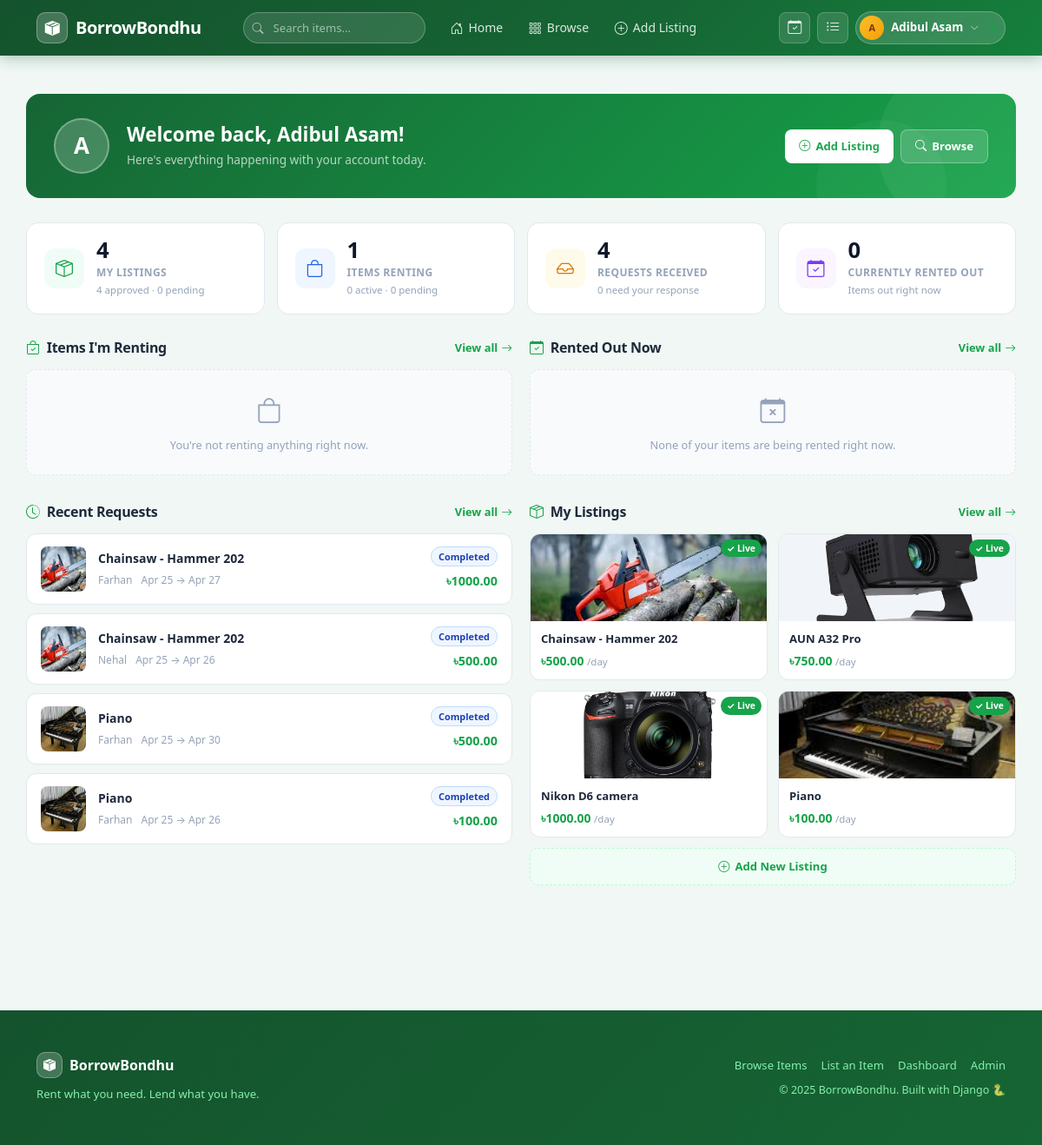
Page /users/dashboard/ (signed in) on the committed database.
### bookings/models.py (models this page shows, shortened)
class Booking(models.Model):
    STATUS_CHOICES = [
        ('pending', 'Pending'),
        ('accepted', 'Accepted'),
        ('rejected', 'Rejected'),
        ('completed', 'Completed'),
    ]
    renter = models.ForeignKey(User, on_delete=models.CASCADE, related_name='bookings')
    listing = models.ForeignKey(Listing, on_delete=models.CASCADE, related_name='bookings')
    start_date = models.DateField()
    end_date = models.DateField()
    status = models.CharField(max_length=20, choices=STATUS_CHOICES, default='pending')
    created_at = models.DateTimeField(auto_now_add=True)
    message = models.TextField(blank=True, help_text="Optional message to the owner")
    def total_days(self):
        return (self.end_date - self.start_date).days or 1
    def total_price(self):
        return self.total_days() * self.listing.price_per_day

### listings/models.py (models this page shows, shortened)
class Listing(models.Model):
    CATEGORY_CHOICES = [
        ('cameras', 'Cameras & Photography'),
        ('electronics', 'Electronics'),
        ('tools', 'Tools & Equipment'),
        ('events', 'Event Equipment'),
        ('sports', 'Sports & Outdoors'),
        ('other', 'Other'),
    ]
    owner = models.ForeignKey(User, on_delete=models.CASCADE, related_name='listings')
    title = models.CharField(max_length=200)
    description = models.TextField()
    category = models.CharField(max_length=50, choices=CATEGORY_CHOICES)
    price_per_day = models.DecimalField(max_digits=10, decimal_places=2)
    location = models.CharField(max_length=200)
    image = models.ImageField(upload_to='listings/', blank=True, null=True)
    is_available = models.BooleanField(default=True)
    approved = models.BooleanField(default=False)
    created_at = models.DateTimeField(auto_now_add=True)

### users/views.py (the view)
# urls.py: path('dashboard/',views.dashboard_view, name='dashboard'),
@login_required
def dashboard_view(request):
    from django.utils import timezone
    today = timezone.now().date()
    my_listings     = Listing.objects.filter(owner=request.user).order_by('-created_at')
    approved_count  = my_listings.filter(approved=True).count()
    pending_count   = my_listings.filter(approved=False).count()
    my_rents        = Booking.objects.filter(renter=request.user).select_related('listing').order_by('-created_at')
    active_rents    = my_rents.filter(status='accepted')
    pending_rents   = my_rents.filter(status='pending')
    my_requests     = Booking.objects.filter(listing__owner=request.user).select_related('listing', 'renter').order_by('-created_at')
    pending_requests= my_requests.filter(status='pending')
    active_requests = my_requests.filter(status='accepted')
    currently_rented = my_requests.filter(
        status='accepted',
        start_date__lte=today,
        end_date__gte=today
    )
    recent_rents    = my_rents[:5]
    recent_requests = my_requests[:5]
    recent_listings = my_listings[:4]
    return render(request, 'users/dashboard.html', {
        'my_listings':        my_listings,
        'approved_count':     approved_count,
        'pending_count':      pending_count,
        'my_rents':           my_rents,
        'active_rents':       active_rents,
        'pending_rents':      pending_rents,
        'my_requests':        my_requests,
        'pending_requests':   pending_requests,
        'active_requests':    active_requests,
        'currently_rented':   currently_rented,
        'recent_rents':       recent_rents,
        'recent_requests':    recent_requests,
        'recent_listings':    recent_listings,
    })

### templates/users/dashboard.html (shortened to what this page needs)
{% extends 'base.html' %}
{% block content %}
<div class="container dash-page">
  <div class="dash-header">
    <div class="dash-avatar">
      {% if request.user.first_name %}{{ request.user.first_name|first|upper }}{% else %}{{ request.user.username|first|upper }}{% endif %}
    </div>
    <div class="dash-header-text">
      <h2>Welcome back, {{ request.user.first_name|default:request.user.username }}!</h2>
      <p>Here's everything happening with your account today.</p>
    </div>
    <div class="dash-header-actions">
      <a href="{% url 'listing_create' %}" class="dash-btn-white">
        <i class="bi bi-plus-circle"></i> Add Listing
      </a>
      <a href="{% url 'listing_list' %}" class="dash-btn-outline">
        <i class="bi bi-search"></i> Browse
      </a>
    </div>
  </div>
  <div class="stats-grid">
    <a href="{% url 'my_listings' %}" class="stat-card">
      <div class="stat-icon green"><i class="bi bi-box-seam"></i></div>
      <div>
        <div class="stat-val">{{ my_listings.count }}</div>
        <div class="stat-label">My Listings</div>
        <div class="stat-sublabel">{{ approved_count }} approved · {{ pending_count }} pending</div>
      </div>
    </a>
    <a href="{% url 'my_bookings' %}" class="stat-card">
      <div class="stat-icon blue"><i class="bi bi-bag"></i></div>
      <div>
        <div class="stat-val">{{ my_rents.count }}</div>
        <div class="stat-label">Items Renting</div>
        <div class="stat-sublabel">{{ active_rents.count }} active · {{ pending_rents.count }} pending</div>
      </div>
    </a>
    <a href="{% url 'my_bookings' %}" class="stat-card">
      <div class="stat-icon amber"><i class="bi bi-inbox"></i></div>
      <div>
        <div class="stat-val">{{ my_requests.count }}</div>
        <div class="stat-label">Requests Received</div>
        <div class="stat-sublabel">{{ pending_requests.count }} need your response</div>
      </div>
    </a>
    <div class="stat-card">
      <div class="stat-icon purple"><i class="bi bi-calendar-check"></i></div>
      <div>
        <div class="stat-val">{{ currently_rented.count }}</div>
        <div class="stat-label">Currently Rented Out</div>
        <div class="stat-sublabel">Items out right now</div>
      </div>
    </div>
  </div>
  <div class="dash-two-col dash-section">
    <div>
      <div class="section-header">
        <h3 class="section-title"><i class="bi bi-bag-check"></i> Items I'm Renting</h3>
        <a href="{% url 'my_bookings' %}" class="section-link">View all <i class="bi bi-arrow-right"></i></a>
      </div>
      {% if active_rents %}
        {% for booking in active_rents|slice:":3" %}
        <div class="active-rental-card">
          {% if booking.listing.image %}
            <img src="{{ booking.listing.image.url }}" class="dash-thumb" alt="">
          {% else %}
            <div class="dash-thumb-placeholder">📦</div>
          {% endif %}
          <div class="dash-booking-info">
            <div class="dash-booking-title">{{ booking.listing.title }}</div>
            <div class="dash-booking-meta">
              <span><i class="bi bi-calendar3"></i> Until {{ booking.end_date|date:"M d, Y" }}</span>
            </div>
            <div style="margin-top:5px;">
              <span class="active-rental-badge">Live</span>
            </div>
          </div>
          <div class="dash-booking-right">
            <div class="dash-price">৳{{ booking.total_price }}</div>
            <a href="{% url 'listing_detail' booking.listing.pk %}" style="font-size:0.72rem;color:#94a3b8;text-decoration:none;">View Item</a>
          </div>
        </div>
        {% endfor %}
      {% else %}
      <div class="mini-empty">
        <i class="bi bi-bag"></i>
        <p>You're not renting anything right now.</p>
      </div>
      {% endif %}
    </div>
    <div>
      <div class="section-header">
        <h3 class="section-title"><i class="bi bi-calendar-check"></i> Rented Out Now</h3>
        <a href="{% url 'my_bookings' %}" class="section-link">View all <i class="bi bi-arrow-right"></i></a>
      </div>
      {% if currently_rented %}
        {% for booking in currently_rented|slice:":3" %}
        <div class="active-rental-card">
          {% if booking.listing.image %}
            <img src="{{ booking.listing.image.url }}" class="dash-thumb" alt="">
          {% else %}
            <div class="dash-thumb-placeholder">📦</div>
          {% endif %}
          <div class="dash-booking-info">
            <div class="dash-booking-title">{{ booking.listing.title }}</div>
            <div class="dash-booking-meta">
              <span>
                Rented by
                {% if booking.renter.first_name %}{{ booking.renter.first_name }}{% else %}{{ booking.renter.username }}{% endif %}
              </span>
              <span><i class="bi bi-calendar3"></i> Until {{ booking.end_date|date:"M d, Y" }}</span>
            </div>
            <div style="margin-top:5px;">
              <span class="active-rental-badge">Live</span>
            </div>
          </div>
          <div class="dash-booking-right">
            <div class="dash-price">৳{{ booking.total_price }}</div>
            <a href="{% url 'booking_action' booking.pk 'complete' %}" style="font-size:0.72rem;color:#16a34a;font-weight:600;text-decoration:none;">Mark Done</a>
          </div>
        </div>
        {% endfor %}
      {% else %}
      <div class="mini-empty">
        <i class="bi bi-calendar-x"></i>
        <p>None of your items are being rented right now.</p>
      </div>
      {% endif %}
    </div>
  </div>
  <div class="dash-two-col">
    <div class="dash-section">
      <div class="section-header">
        <h3 class="section-title"><i class="bi bi-clock-history"></i> Recent Requests</h3>
        <a href="{% url 'my_bookings' %}" class="section-link">View all <i class="bi bi-arrow-right"></i></a>
      </div>
      {% for booking in recent_requests %}
      <div class="dash-booking-card">
        {% if booking.listing.image %}
          <img src="{{ booking.listing.image.url }}" class="dash-thumb" alt="">
        {% else %}
          <div class="dash-thumb-placeholder">📦</div>
        {% endif %}
        <div class="dash-booking-info">
          <div class="dash-booking-title">{{ booking.listing.title }}</div>
          <div class="dash-booking-meta">
            <span>
              {% if booking.renter.first_name %}{{ booking.renter.first_name }}{% else %}{{ booking.renter.username }}{% endif %}
            </span>
            <span>{{ booking.start_date|date:"M d" }} → {{ booking.end_date|date:"M d" }}</span>
          </div>
        </div>
        <div class="dash-booking-right">
          <span class="s-badge {{ booking.status }}">{{ booking.get_status_display }}</span>
          <div class="dash-price">৳{{ booking.total_price }}</div>
        </div>
      </div>
      {% empty %}
      <div class="mini-empty">
        <i class="bi bi-inbox"></i>
        <p>No booking requests on your items yet.</p>
      </div>
      {% endfor %}
    </div>
    <div class="dash-section">
      <div class="section-header">
        <h3 class="section-title"><i class="bi bi-box-seam"></i> My Listings</h3>
        <a href="{% url 'my_listings' %}" class="section-link">View all <i class="bi bi-arrow-right"></i></a>
      </div>
      {% if recent_listings %}
      <div class="dash-listing-grid">
        {% for item in recent_listings %}
        <a href="{% url 'listing_detail' item.pk %}" class="dash-listing-card">
          <div class="dash-listing-img">
            {% if item.image %}
              <img src="{{ item.image.url }}" alt="{{ item.title }}">
            {% else %}
              <div class="no-img">📦</div>
            {% endif %}
            {% if item.approved %}
              <span class="approval-overlay approved">✓ Live</span>
            {% else %}
              <span class="approval-overlay pending">⏳ Pending</span>
            {% endif %}
          </div>
          <div class="dash-listing-body">
            <div class="dash-listing-title">{{ item.title }}</div>
            <div class="dash-listing-price">৳{{ item.price_per_day }} <span>/day</span></div>
          </div>
        </a>
        {% endfor %}
      </div>
      {% else %}
      <div class="mini-empty">
        <i class="bi bi-plus-circle"></i>
        <p>You haven't listed anything yet.</p>
      </div>
      {% endif %}
      <a href="{% url 'listing_create' %}" style="display:flex;align-items:center;justify-content:center;gap:6px;margin-top:12px;padding:10px;background:#f0fdf6;border:1.5px dashed #bbf7d4;border-radius:10px;color:#16a34a;font-size:0.82rem;font-weight:700;text-decoration:none;">
        <i class="bi bi-plus-circle"></i> Add New Listing
      </a>
    </div>
  </div>
</div>
{% endblock %}

### templates/base.html (shortened to what this page needs)
<!DOCTYPE html>
<html lang="en">
<head>
  <link href="https://cdn.jsdelivr.net/npm/bootstrap@5.3.0/dist/css/bootstrap.min.css" rel="stylesheet">
  <link href="https://cdn.jsdelivr.net/npm/bootstrap-icons@1.11.0/font/bootstrap-icons.css" rel="stylesheet">
</head>
<body>
<nav class="navbar navbar-expand-lg">
  <div class="container" style="gap:16px;">
    <a class="navbar-brand" href="{% url 'home' %}">
      <div class="brand-icon"><i class="bi bi-box-seam-fill"></i></div>
      BorrowBondhu
    </a>
    <div class="collapse navbar-collapse" id="navbarNav">
      <form class="navbar-search mx-3" method="get" action="{% url 'listing_list' %}">
        <i class="bi bi-search search-icon"></i>
        <input type="text" name="q" placeholder="Search items..." autocomplete="off">
      </form>
      <ul class="navbar-nav me-auto align-items-lg-center gap-1">
        <li class="nav-item">
          <a class="nav-link" href="{% url 'home' %}"><i class="bi bi-house-door"></i> Home</a>
        </li>
        <li class="nav-item">
          <a class="nav-link" href="{% url 'listing_list' %}"><i class="bi bi-grid-3x3-gap"></i> Browse</a>
        </li>
        {% if user.is_authenticated %}
        <li class="nav-item">
          <a class="nav-link" href="{% url 'listing_create' %}"><i class="bi bi-plus-circle"></i> Add Listing</a>
        </li>
        {% endif %}
      </ul>
      <ul class="navbar-nav align-items-lg-center gap-2">
        {% if user.is_authenticated %}
        <li class="nav-item">
          <a href="{% url 'my_bookings' %}" class="nav-icon-btn" title="My Bookings">
            <i class="bi bi-calendar-check"></i>
          </a>
        </li>
        <li class="nav-item">
          <a href="{% url 'my_listings' %}" class="nav-icon-btn" title="My Listings">
            <i class="bi bi-list-ul"></i>
          </a>
        </li>
        <li class="nav-item dropdown">
          <a href="#" class="user-avatar-btn dropdown-toggle" data-bs-toggle="dropdown">
            <div class="user-avatar">
              {% if user.first_name %}{{ user.first_name|first|upper }}{% else %}{{ user.username|first|upper }}{% endif %}
            </div>
            <span class="user-avatar-name">{{ user.first_name|default:user.username }}</span>
            <i class="bi bi-chevron-down" style="font-size:10px;color:rgba(255,255,255,0.7);"></i>
          </a>
        </li>
        {% endif %}
      </ul>
    </div>
  </div>
</nav>
{% block content %}{% endblock %}
<footer class="mt-5 py-5">
  <div class="container">
    <div class="row align-items-center">
      <div class="col-md-6 mb-3 mb-md-0">
        <div class="d-flex align-items-center gap-2 mb-2">
          <div class="brand-icon" style="width:30px;height:30px;font-size:14px;">
            <i class="bi bi-box-seam-fill"></i>
          </div>
          <strong style="color:white;font-size:1rem;">BorrowBondhu</strong>
        </div>
        <p class="mb-0" style="font-size:0.82rem;">Rent what you need. Lend what you have.</p>
      </div>
      <div class="col-md-6 text-md-end">
        <div class="d-flex gap-3 justify-content-md-end mb-2" style="font-size:0.82rem;">
          <a href="{% url 'listing_list' %}">Browse Items</a>
          <a href="{% url 'listing_create' %}">List an Item</a>
          {% if user.is_authenticated %}
          <a href="{% url 'dashboard' %}">Dashboard</a>
          {% endif %}
          <a href="/admin/">Admin</a>
        </div>
        <p class="mb-0" style="font-size:0.78rem;">&copy; 2025 BorrowBondhu. Built with Django 🐍</p>
      </div>
    </div>
  </div>
</footer>
</body>
</html>

### rows in the picture
Booking: listing.image (picture), listing "Chainsaw - Hammer 202", renter.first_name "Farhan", start_date "Apr 25", end_date "Apr 27", status "Completed", total_price "1000.00"
Booking: listing.image (picture), listing "Chainsaw - Hammer 202", renter.first_name "Nehal", start_date "Apr 25", end_date "Apr 26", status "Completed", total_price "500.00"
Booking: listing.image (picture), listing "Piano", renter.first_name "Farhan", start_date "Apr 25", end_date "Apr 30", status "Completed", total_price "500.00"
Booking: listing.image (picture), listing "Piano", renter.first_name "Farhan", start_date "Apr 25", end_date "Apr 26", status "Completed", total_price "100.00"
Listing: image (picture), approved "✓ Live", title "Chainsaw - Hammer 202", price_per_day "500.00"
Listing: image (picture), approved "✓ Live", title "AUN A32 Pro", price_per_day "750.00"
Listing: image (picture), approved "✓ Live", title "Nikon D6 camera", price_per_day "1000.00"
Listing: image (picture), approved "✓ Live", title "Piano", price_per_day "100.00"

### other values in the picture
{{ user.first_name|first|upper }} "A"
{{ user.first_name|default:user.username }} "Adibul Asam"
{{ request.user.first_name|first|upper }} "A"
{{ request.user.first_name|default:request.user.username }} "Adibul Asam"
{{ my_listings.count }} "4"
{{ approved_count }} "4"
{{ pending_count }} "0"
{{ my_rents.count }} "1"
{{ active_rents.count }} "0"
{{ pending_rents.count }} "0"
{{ my_requests.count }} "4"
{{ pending_requests.count }} "0"
{{ currently_rented.count }} "0"
